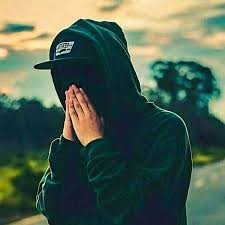
#> input picture contoh 1/images.jpg, 225 x 225 px
$ python Pembagian.py
#> lines starting #> are read from the running program, lines starting #| are printed output that depends on the picture
import cv2
import numpy as np


image = cv2.imread("images.jpg")
#> image is the input picture: shape (225, 225, 3); mean B, G, R 81.8, 98.7, 79.6
gray = cv2.cvtColor(image, cv2.COLOR_BGR2GRAY)
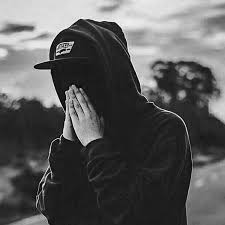
#> gray: shape (225, 225); min 1, max 251, mean 91.1
MatriksSatu = np.ones(image.shape[:2],image.dtype)*5
#operasi pembagian
citrapembagian = cv2.multiply(gray,MatriksSatu)
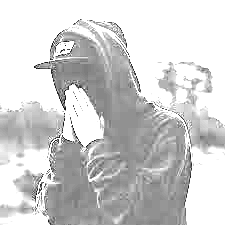
#> citrapembagian: shape (225, 225); min 5, max 255, mean 207.5
cv2.imshow('Citra', gray)
cv2.imshow('Citra Penjumlahan', citrapembagian)
cv2.waitKey(0)
